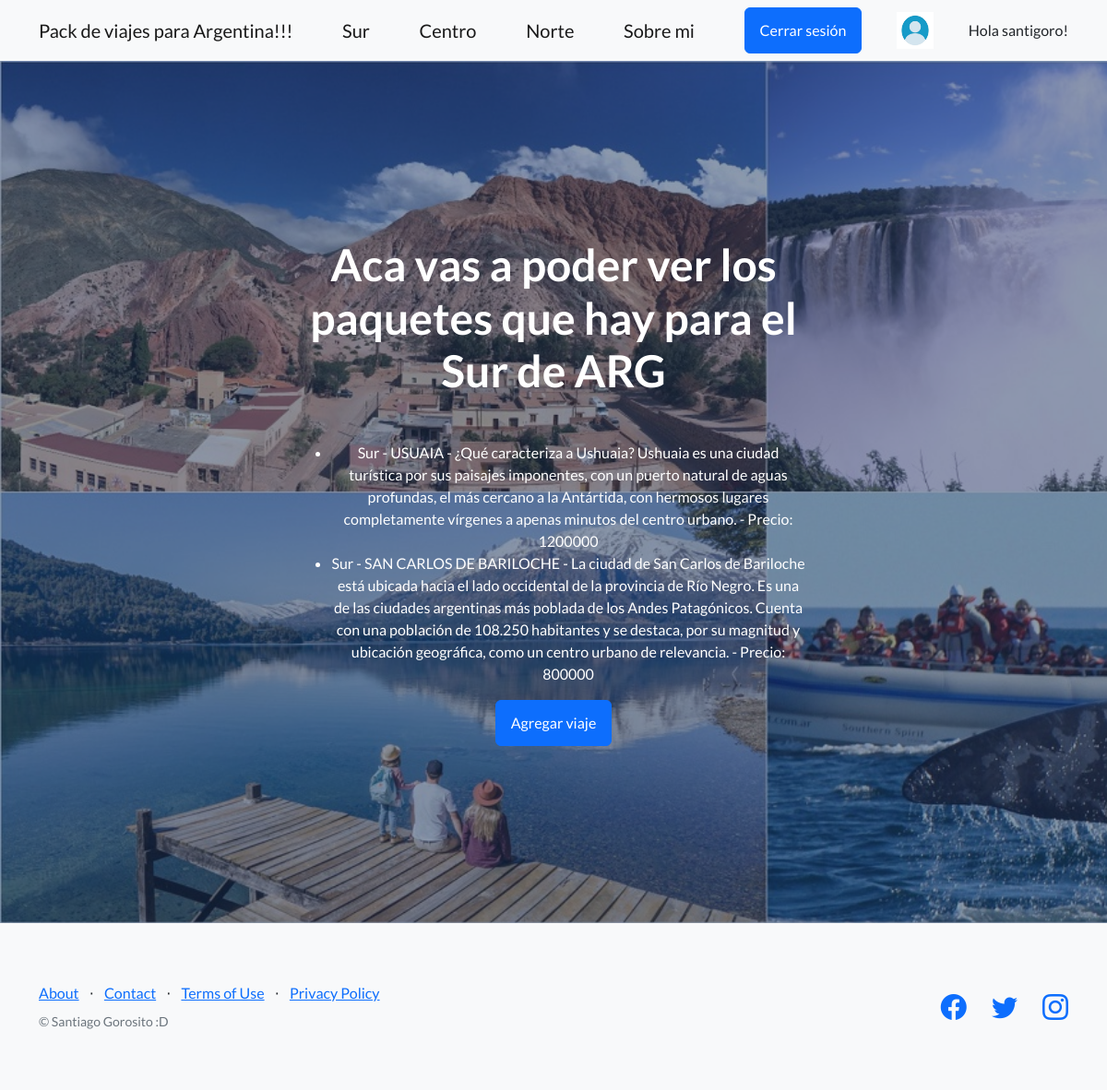
The app's page /sur/ (signed in) with its own data.
### AppMuebles/models.py (models this page shows, shortened)
class Avatar(models.Model):
    usuario = models.ForeignKey(User, on_delete=models.CASCADE) #Se puede editar cualquier models(como norte, sur, centro)
    image = models.ImageField(upload_to="avatars", null=True, blank=True)

class Sur(models.Model):
    lugar = models.CharField(max_length=150)
    descripcion = models.CharField(max_length=3000)
    precio = models.IntegerField()

### AppMuebles/views.py (the view)
# urls.py: path("sur/", ListaSur.as_view(), name="Sur"),
class ListaSur(LoginRequiredMixin, ListView):
    model = Sur
    template_name = "AppMuebles/sur.html"

### AppMuebles/templates/AppMuebles/sur.html (shortened to what this page needs)
{% extends "AppMuebles/padre.html" %}
{% block titulo %} Aca vas a poder ver los paquetes que hay para el Sur de ARG {% endblock %}
{% block contenido1 %}
<ul>
    {% for x in object_list %}
        <li class="form">{{x.lugar}} - {{x.descripcion}} - Precio: {{x.precio}}</li>
    {% endfor %}
</ul>
<button class="btn btn-primary"><a class="navbar-brand" href="{% url 'nuevo viaje S' %}">Agregar viaje</a></button>
{% endblock %}

### AppMuebles/templates/AppMuebles/padre.html (shortened to what this page needs)
<!DOCTYPE html>
<html lang="en">
    <head>
        {% load static %}
        <link href="https://cdn.jsdelivr.net/npm/bootstrap-icons@1.5.0/font/bootstrap-icons.css" rel="stylesheet" type="text/css" />
        <link href="{% static 'AppMuebles/css/styles.css' %}" rel="stylesheet" />
    </head>
    <body>
        <nav class="navbar navbar-light bg-light static-top">
            <div class="container">
                <a class="navbar-brand" href="{% url 'Inicio' %}">Pack de viajes para Argentina!!!</a>
                <a class="navbar-brand" href="{% url 'Sur' %}">Sur</a>
                <a class="navbar-brand" href="{% url 'Centro' %}">Centro</a>
                <a class="navbar-brand" href="{% url 'Norte' %}">Norte</a>
                <a class="navbar-brand" href="{% url 'Sobre mi' %}">Sobre mi</a>
                {% if user.is_authenticated %}
                <a class="btn btn-primary" href="{% url 'cerrar sesion' %}">Cerrar sesión</a>
                <img src="{{ user.avatar_set.last.image.url }}" height="40px" width="40px">
                Hola {{user}}!
                {% else %}
                <a class="btn btn-primary" href="{% url 'registrarse' %}">Registrarse</a>
                <a class="btn btn-primary" href="{% url 'iniciar sesion' %}">Iniciar sesión</a>
                {% endif %}
            </div>
        </nav>
        {% block stylesadd %}<header class="masthead">{% endblock %}
            <div class="container position-relative">
                <div class="row justify-content-center">
                    <div class="col-xl-6">
                        <div class="text-center text-white" >
                            <h1 class="mb-5">{% block titulo %} {% endblock %}</h1>
                            {% block contenido1 %} {% endblock %}
                        </div>
                    </div>
                </div>
            </div>
        </header>
        <footer class="footer bg-light">
            <div class="container">
                <div class="row">
                    <div class="col-lg-6 h-100 text-center text-lg-start my-auto">
                        <ul class="list-inline mb-2">
                            <li class="list-inline-item"><a href="#!">About</a></li>
                            <li class="list-inline-item">⋅</li>
                            <li class="list-inline-item"><a href="#!">Contact</a></li>
                            <li class="list-inline-item">⋅</li>
                            <li class="list-inline-item"><a href="#!">Terms of Use</a></li>
                            <li class="list-inline-item">⋅</li>
                            <li class="list-inline-item"><a href="#!">Privacy Policy</a></li>
                        </ul>
                        <p class="text-muted small mb-4 mb-lg-0">&copy; Santiago Gorosito :D</p>
                    </div>
                    <div class="col-lg-6 h-100 text-center text-lg-end my-auto">
                        <ul class="list-inline mb-0">
                            <li class="list-inline-item me-4">
                                <a href="#!"><i class="bi-facebook fs-3"></i></a>
                            </li>
                            <li class="list-inline-item me-4">
                                <a href="#!"><i class="bi-twitter fs-3"></i></a>
                            </li>
                            <li class="list-inline-item">
                                <a href="#!"><i class="bi-instagram fs-3"></i></a>
                            </li>
                        </ul>
                    </div>
                </div>
            </div>
        </footer>
    </body>
</html>

### records on screen
Sur: lugar "Sur - USUAIA", descripcion "¿Qué caracteriza a Ushuaia? Ushuaia es una ciudad turística por sus paisajes imponentes, con un puerto natural de aguas profundas, el más cercano a la Antártida, con hermosos lugares completamente vírgenes a apenas minutos del centro urbano.", precio "1200000"
Sur: lugar "Sur - SAN CARLOS DE BARILOCHE", descripcion "La ciudad de San Carlos de Bariloche está ubicada hacia el lado occidental de la provincia de Río Negro. Es una de las ciudades argentinas más poblada de los Andes Patagónicos. Cuenta con una población de 108.250 habitantes y se destaca, por su magnitud y ubicación geográfica, como un centro urbano de relevancia.", precio "800000"

### other values on screen
{{ user }} "santigoro"
